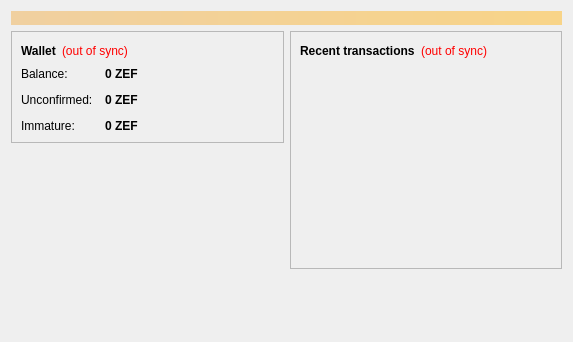
<?xml version="1.0" encoding="UTF-8"?>
<ui version="4.0">
 <class>OverviewPage</class>
 <widget class="QWidget" name="OverviewPage">
  <property name="geometry">
   <rect>
    <x>0</x>
    <y>0</y>
    <width>573</width>
    <height>342</height>
   </rect>
  </property>
  <property name="windowTitle">
   <string>Form</string>
  </property>
  <layout class="QVBoxLayout" name="topLayout">
   <item>
    <widget class="QLabel" name="labelAlerts">
     <property name="visible">
      <bool>false</bool>
     </property>
     <property name="styleSheet">
      <string notr="true">background-color: qlineargradient(x1: 0, y1: 0, x2: 1, y2: 0, stop:0 #F0D0A0, stop:1 #F8D488); color:#000000;</string>
     </property>
     <property name="wordWrap">
      <bool>true</bool>
     </property>
     <property name="margin">
      <number>3</number>
     </property>
    </widget>
   </item>
   <item>
    <layout class="QHBoxLayout" name="horizontalLayout" stretch="1,1">
     <item>
      <layout class="QVBoxLayout" name="verticalLayout_2">
       <item>
        <widget class="QFrame" name="frame">
         <property name="frameShape">
          <enum>QFrame::StyledPanel</enum>
         </property>
         <property name="frameShadow">
          <enum>QFrame::Raised</enum>
         </property>
         <layout class="QVBoxLayout" name="verticalLayout_4">
          <item>
           <layout class="QHBoxLayout" name="horizontalLayout_4">
            <item>
             <widget class="QLabel" name="label_5">
              <property name="font">
               <font>
                <weight>75</weight>
                <bold>true</bold>
               </font>
              </property>
              <property name="text">
               <string>Wallet</string>
              </property>
             </widget>
            </item>
            <item>
             <widget class="QLabel" name="labelWalletStatus">
              <property name="toolTip">
               <string>The displayed information may be out of date. Your wallet automatically synchronizes with the Zephside network after a connection is established, but this process has not completed yet.</string>
              </property>
              <property name="styleSheet">
               <string notr="true">QLabel { color: red; }</string>
              </property>
              <property name="text">
               <string notr="true">(out of sync)</string>
              </property>
              <property name="alignment">
               <set>Qt::AlignLeading|Qt::AlignLeft|Qt::AlignVCenter</set>
              </property>
             </widget>
            </item>
            <item>
             <spacer name="horizontalSpacer_2">
              <property name="orientation">
               <enum>Qt::Horizontal</enum>
              </property>
              <property name="sizeHint" stdset="0">
               <size>
                <width>40</width>
                <height>20</height>
               </size>
              </property>
             </spacer>
            </item>
           </layout>
          </item>
          <item>
           <layout class="QFormLayout" name="formLayout_2">
            <property name="fieldGrowthPolicy">
             <enum>QFormLayout::AllNonFixedFieldsGrow</enum>
            </property>
            <property name="horizontalSpacing">
             <number>12</number>
            </property>
            <property name="verticalSpacing">
             <number>12</number>
            </property>
            <item row="0" column="0">
             <widget class="QLabel" name="label">
              <property name="text">
               <string>Balance:</string>
              </property>
             </widget>
            </item>
            <item row="0" column="1">
             <widget class="QLabel" name="labelBalance">
              <property name="font">
               <font>
                <weight>75</weight>
                <bold>true</bold>
               </font>
              </property>
              <property name="cursor">
               <cursorShape>IBeamCursor</cursorShape>
              </property>
              <property name="toolTip">
               <string>Your current balance</string>
              </property>
              <property name="text">
               <string notr="true">0 ZEF</string>
              </property>
              <property name="textInteractionFlags">
               <set>Qt::LinksAccessibleByMouse|Qt::TextSelectableByKeyboard|Qt::TextSelectableByMouse</set>
              </property>
             </widget>
            </item>
            <item row="1" column="0">
             <widget class="QLabel" name="label_3">
              <property name="text">
               <string>Unconfirmed:</string>
              </property>
             </widget>
            </item>
            <item row="1" column="1">
             <widget class="QLabel" name="labelUnconfirmed">
              <property name="font">
               <font>
                <weight>75</weight>
                <bold>true</bold>
               </font>
              </property>
              <property name="cursor">
               <cursorShape>IBeamCursor</cursorShape>
              </property>
              <property name="toolTip">
               <string>Total of transactions that have yet to be confirmed, and do not yet count toward the current balance</string>
              </property>
              <property name="text">
               <string notr="true">0 ZEF</string>
              </property>
              <property name="textInteractionFlags">
               <set>Qt::LinksAccessibleByMouse|Qt::TextSelectableByKeyboard|Qt::TextSelectableByMouse</set>
              </property>
             </widget>
            </item>
            <item row="2" column="0">
             <widget class="QLabel" name="labelImmatureText">
              <property name="text">
               <string>Immature:</string>
              </property>
             </widget>
            </item>
            <item row="2" column="1">
             <widget class="QLabel" name="labelImmature">
              <property name="font">
               <font>
                <weight>75</weight>
                <bold>true</bold>
               </font>
              </property>
              <property name="toolTip">
               <string>Mined balance that has not yet matured</string>
              </property>
              <property name="text">
               <string notr="true">0 ZEF</string>
              </property>
              <property name="textInteractionFlags">
               <set>Qt::LinksAccessibleByMouse|Qt::TextSelectableByKeyboard|Qt::TextSelectableByMouse</set>
              </property>
             </widget>
            </item>
           </layout>
          </item>
         </layout>
        </widget>
       </item>
       <item>
        <spacer name="verticalSpacer">
         <property name="orientation">
          <enum>Qt::Vertical</enum>
         </property>
         <property name="sizeHint" stdset="0">
          <size>
           <width>20</width>
           <height>40</height>
          </size>
         </property>
        </spacer>
       </item>
      </layout>
     </item>
     <item>
      <layout class="QVBoxLayout" name="verticalLayout_3">
       <item>
        <widget class="QFrame" name="frame_2">
         <property name="frameShape">
          <enum>QFrame::StyledPanel</enum>
         </property>
         <property name="frameShadow">
          <enum>QFrame::Raised</enum>
         </property>
         <layout class="QVBoxLayout" name="verticalLayout">
          <item>
           <layout class="QHBoxLayout" name="horizontalLayout_2">
            <item>
             <widget class="QLabel" name="label_4">
              <property name="text">
               <string>&lt;b&gt;Recent transactions&lt;/b&gt;</string>
              </property>
             </widget>
            </item>
            <item>
             <widget class="QLabel" name="labelTransactionsStatus">
              <property name="toolTip">
               <string>The displayed information may be out of date. Your wallet automatically synchronizes with the Zephside network after a connection is established, but this process has not completed yet.</string>
              </property>
              <property name="styleSheet">
               <string notr="true">QLabel { color: red; }</string>
              </property>
              <property name="text">
               <string notr="true">(out of sync)</string>
              </property>
              <property name="alignment">
               <set>Qt::AlignRight|Qt::AlignTrailing|Qt::AlignVCenter</set>
              </property>
             </widget>
            </item>
            <item>
             <spacer name="horizontalSpacer">
              <property name="orientation">
               <enum>Qt::Horizontal</enum>
              </property>
              <property name="sizeHint" stdset="0">
               <size>
                <width>40</width>
                <height>20</height>
               </size>
              </property>
             </spacer>
            </item>
           </layout>
          </item>
          <item>
           <widget class="QListView" name="listTransactions">
            <property name="styleSheet">
             <string notr="true">QListView { background: transparent; }</string>
            </property>
            <property name="frameShape">
             <enum>QFrame::NoFrame</enum>
            </property>
            <property name="verticalScrollBarPolicy">
             <enum>Qt::ScrollBarAlwaysOff</enum>
            </property>
            <property name="horizontalScrollBarPolicy">
             <enum>Qt::ScrollBarAlwaysOff</enum>
            </property>
            <property name="selectionMode">
             <enum>QAbstractItemView::NoSelection</enum>
            </property>
           </widget>
          </item>
         </layout>
        </widget>
       </item>
       <item>
        <spacer name="verticalSpacer_2">
         <property name="orientation">
          <enum>Qt::Vertical</enum>
         </property>
         <property name="sizeHint" stdset="0">
          <size>
           <width>20</width>
           <height>40</height>
          </size>
         </property>
        </spacer>
       </item>
      </layout>
     </item>
    </layout>
   </item>
  </layout>
 </widget>
 <resources/>
 <connections/>
</ui>
